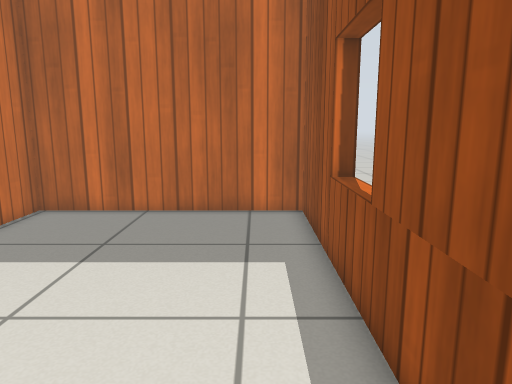
View 1 (above)

15 first-person views from a walk through a Gazebo world. The camera is 0.8 m above the floor, tilts 10° down and sees 70° across. The floor is counted in squares, 0.25 m on a side. Each view is taken from the middle of a square. On the plan, view 1 faces up. The plan holds only what a view shows up to about 20 squares ahead; the rest is blank. The place goes on beyond the plan. Simple patterns stand in for the simulator's built-in surfaces.

View 2
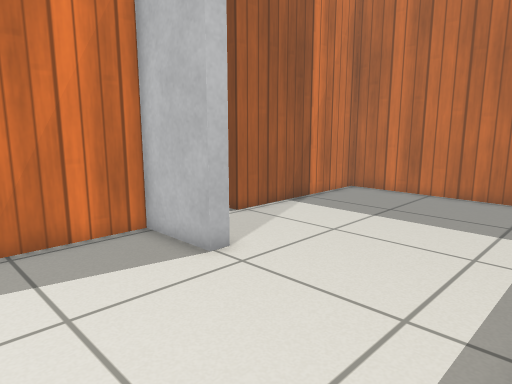

View 3
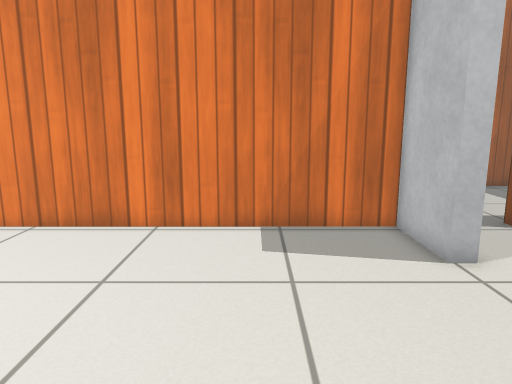

View 4
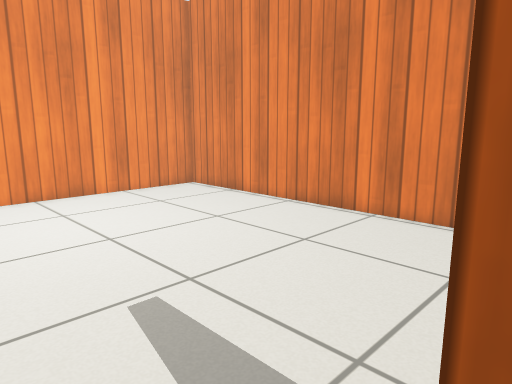

View 5
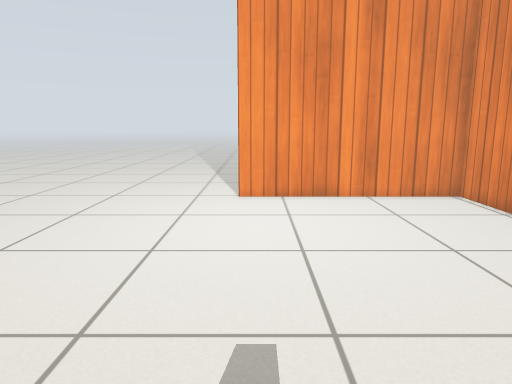

View 6
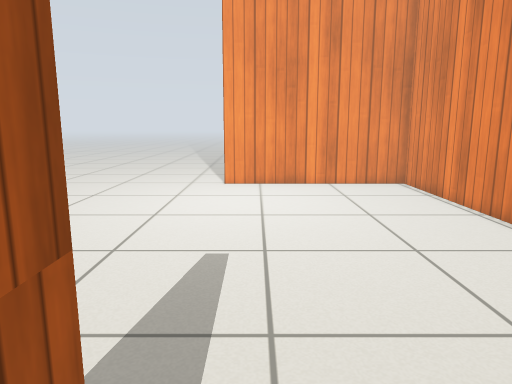

View 7
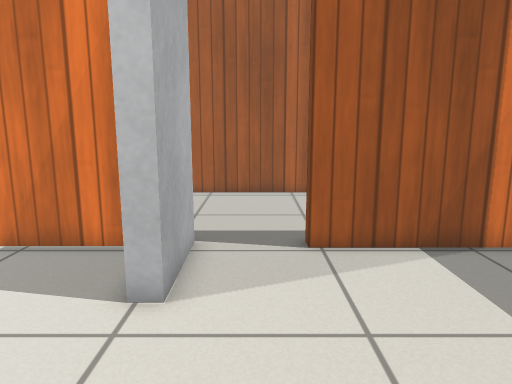

View 8
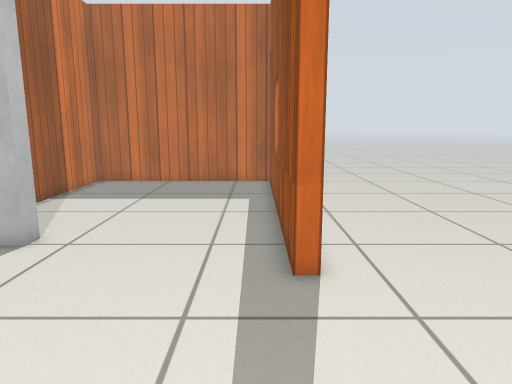

View 9
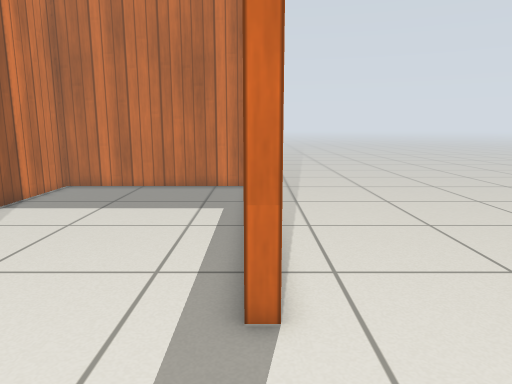

View 10
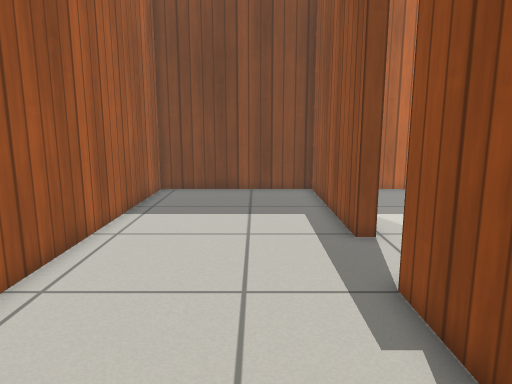

View 11
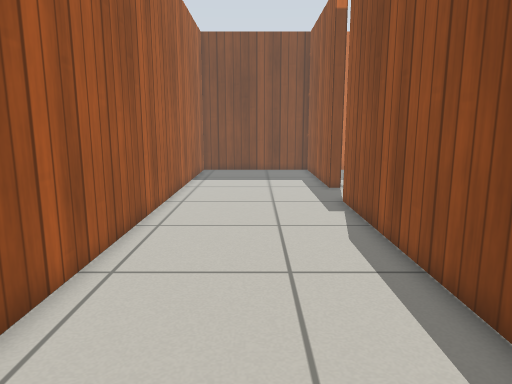

View 12
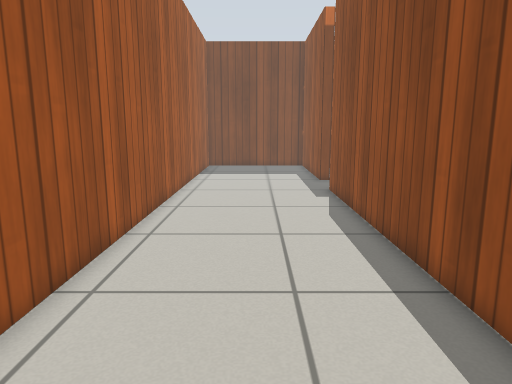

View 13
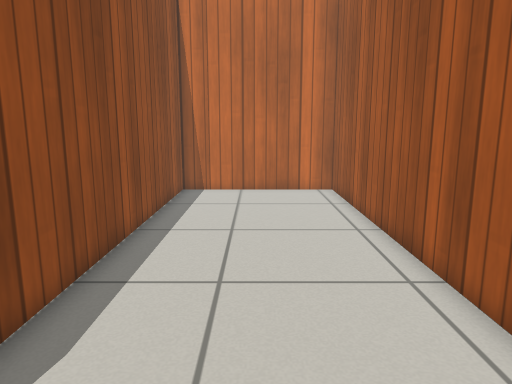

View 14
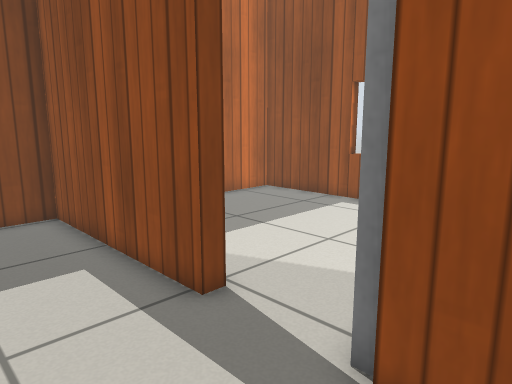

View 15
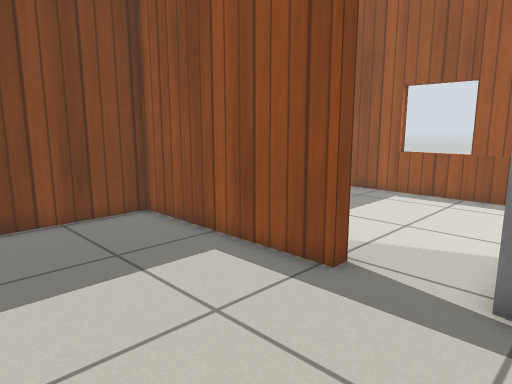

### Floor plan
Points are (right, up) in squares from view 1. A wall is a line through its corners. A room is listed if a view was taken in it or the views show most of it. See-through windows are left out.
Room 1 (views 1, 2, 3, 4, 5, 6, 7, 8, 9)
walls: (2.5, -0.4) (1.8, -0.4) (1.8, 13.9) (-8.6, 13.9) (-8.6, 5.4); (-8.6, 1.6) (-8.6, -17.8) (1.9, -17.8)
ways out: opening at (-9, 4) to room 2; opening at (3, -18)
objects: door leaf (-8, 2) to (-5, 2)
Room 2 (views 10, 11, 12, 13, 14, 15)
walls: (-8.6, 5.4) (-9.2, 5.4) (-9.2, 13.9) (-17, 13.9) (-17, -17.8) (-9.2, -17.8) (-9.2, 1.9)
ways out: opening at (-9, 4) to room 1

Where each view was taken, in squares from view 1:
view 1: 0 up, 0 right, facing up
view 2: 4 down, 2 right, facing up-left
view 3: 3 down, 3 right, facing left
view 4: 0 up, 4 right, facing down-left
view 5: 1 down, 1 right, facing down
view 6: 3 up, 0 right, facing down
view 7: 4 up, 1 right, facing left
view 8: 8 down, 1 right, facing up
view 9: 6 down, 2 right, facing up
view 10: 5 down, 12 left, facing up
view 11: 14 down, 13 left, facing up
view 12: 17 down, 13 left, facing up
view 13: 1 up, 13 left, facing down
view 14: 0 up, 13 left, facing up-right
view 15: 1 up, 16 left, facing up-right
